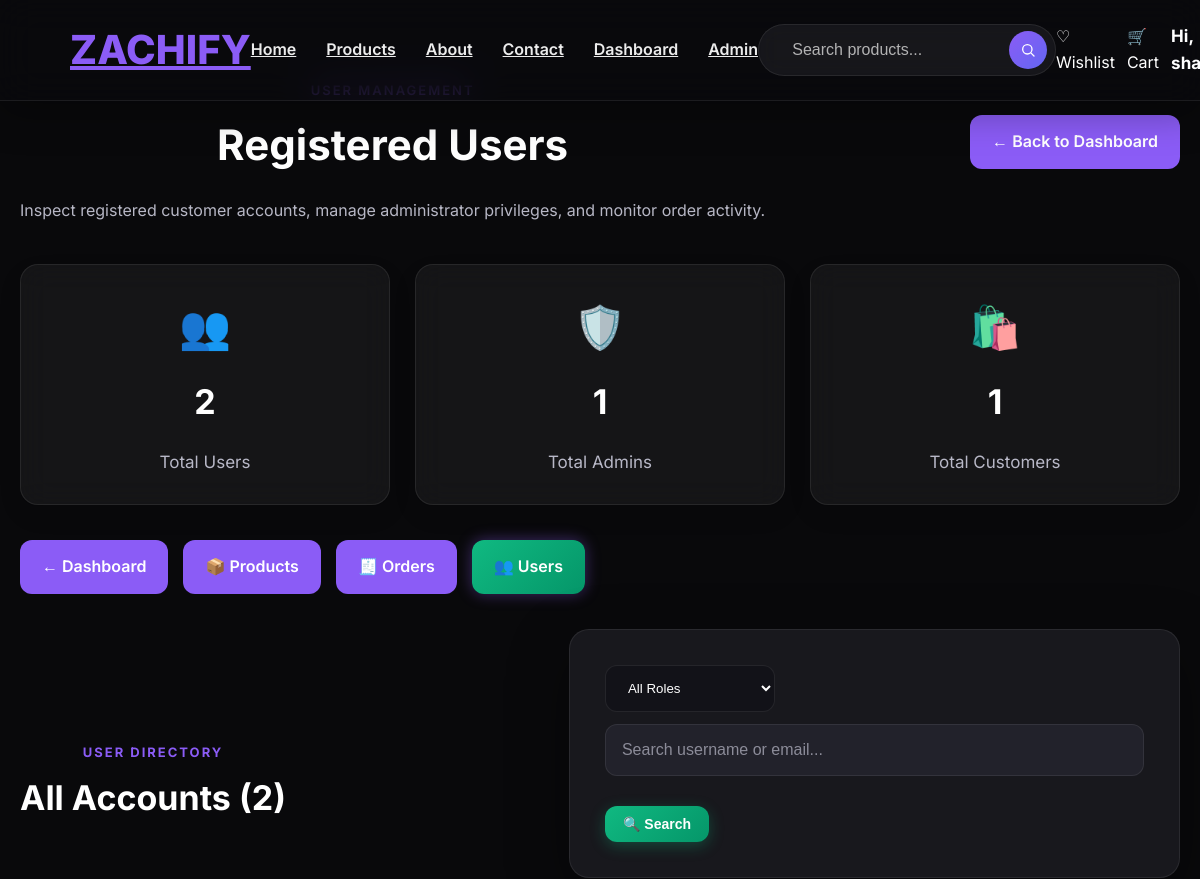
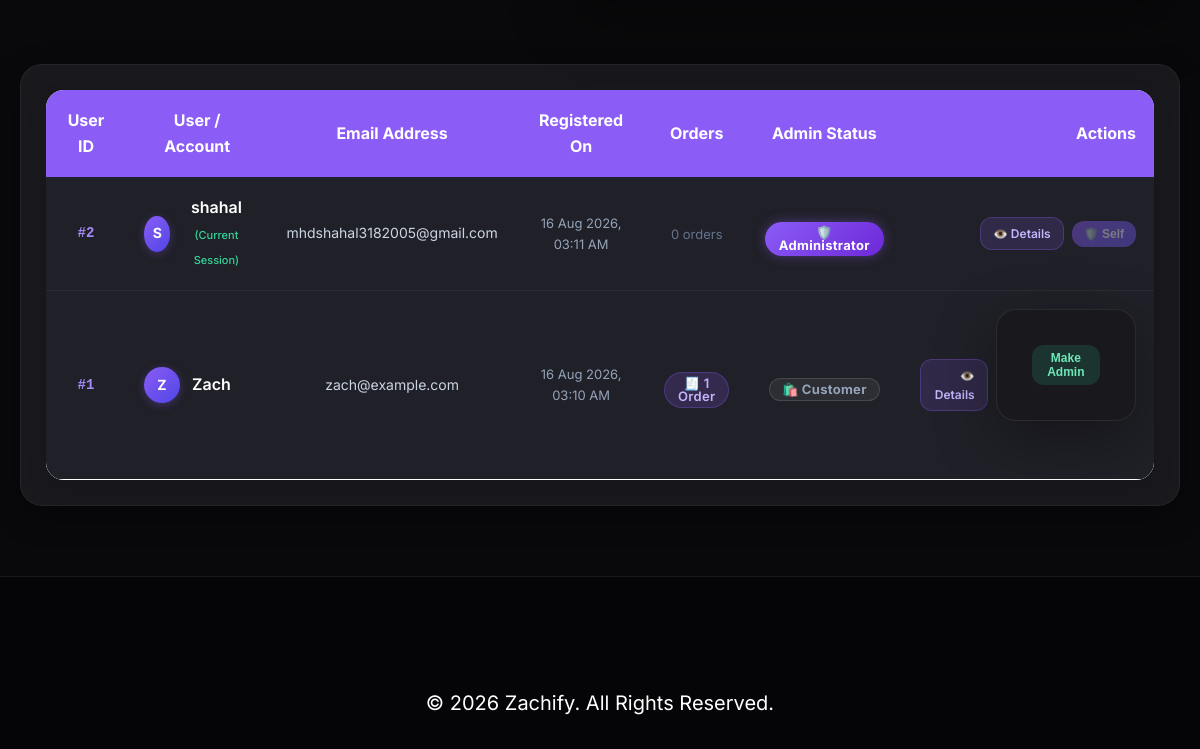
The app's page /admin/users (signed in), older data (2 pictures, top to bottom).
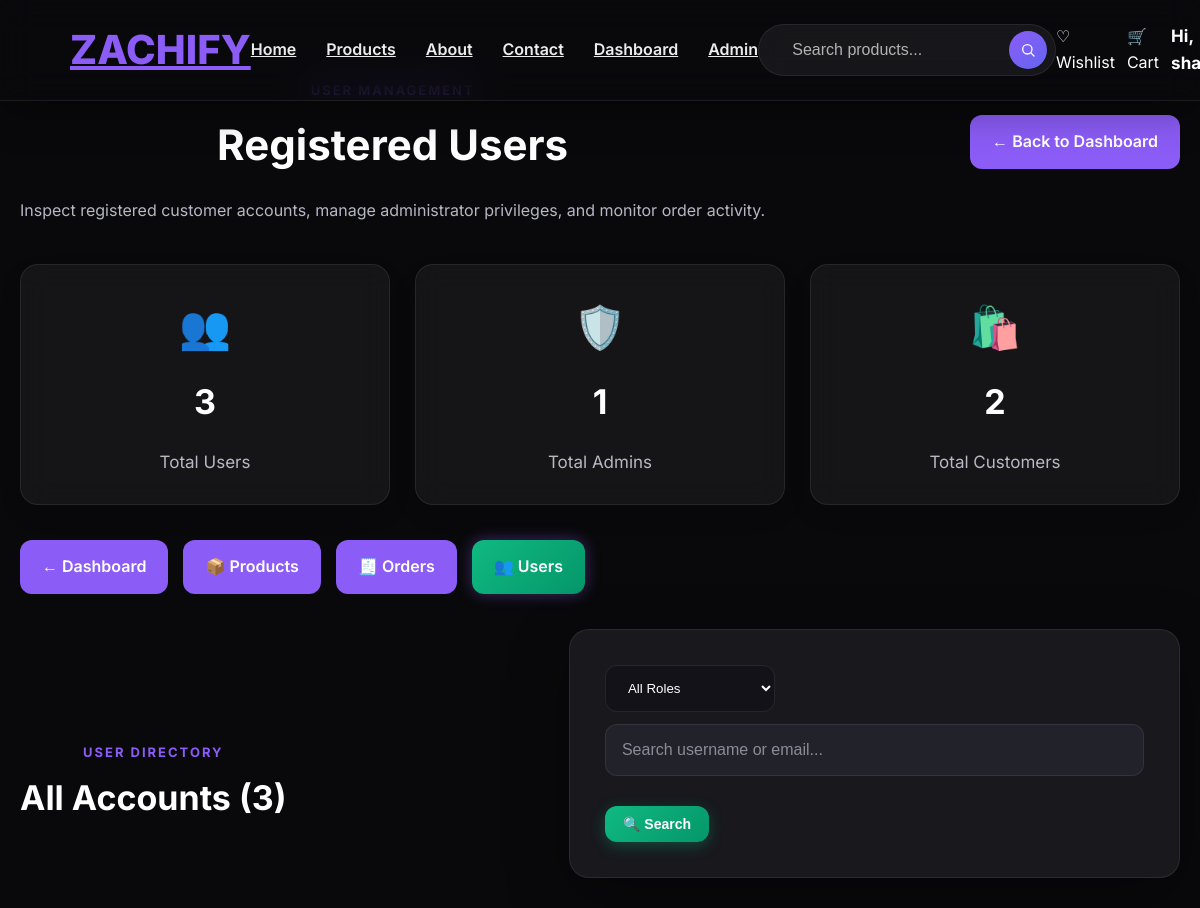
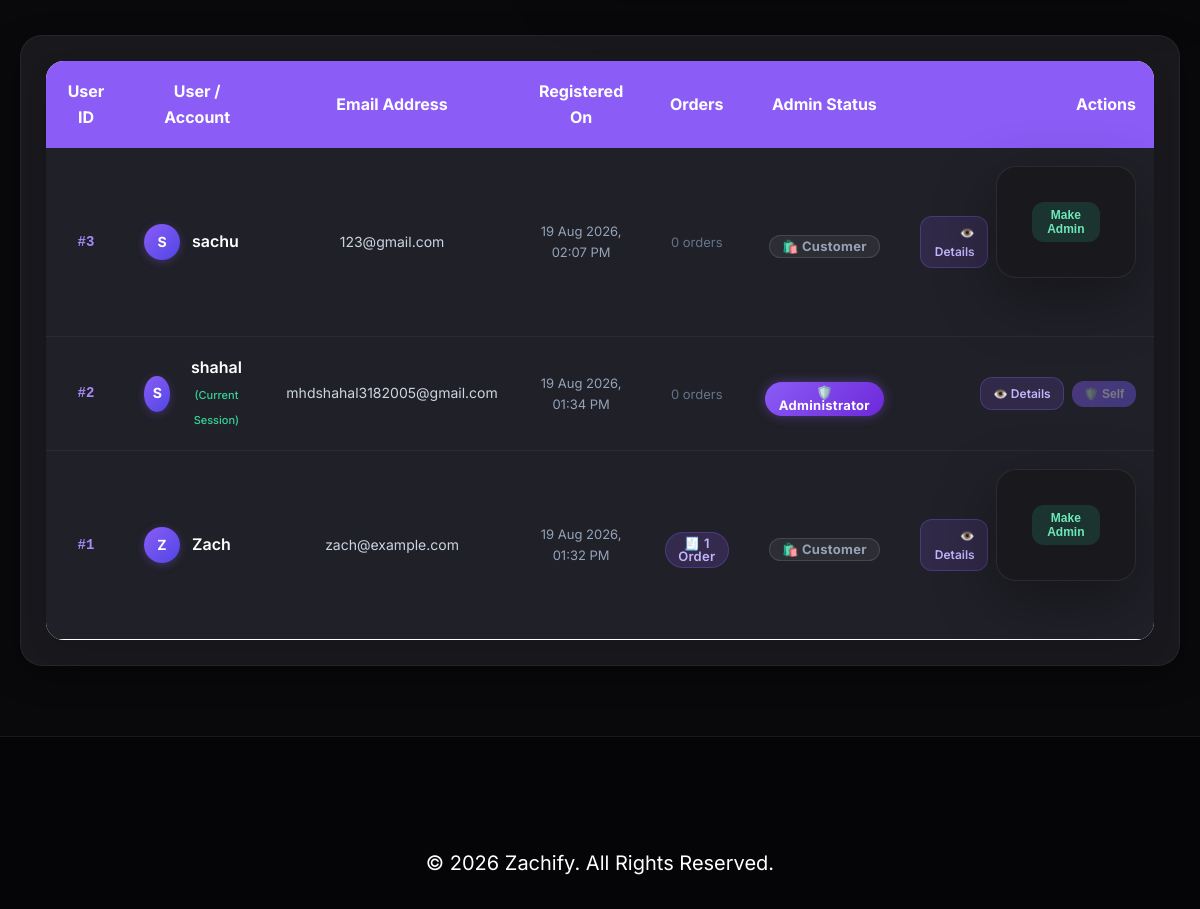
The same page, newer data (2 pictures, top to bottom).
### app.py (models this page shows)
class User(db.Model):
    id = db.Column(db.Integer, primary_key=True)
    username = db.Column(db.String(100), nullable=False)
    email = db.Column(db.String(120), unique=True, nullable=False)
    password = db.Column(db.String(200), nullable=False)
    is_admin = db.Column(db.Boolean, default=False, nullable=False)
    created_at = db.Column(db.DateTime, default=datetime.utcnow)
    wishlists = db.relationship("Wishlist", backref="user", lazy=True, cascade="all, delete-orphan")
    orders = db.relationship("Order", backref="user", lazy=True, cascade="all, delete-orphan")
    reviews = db.relationship("Review", backref="user", lazy=True, cascade="all, delete-orphan")

### app.py (the view, shortened to what this page needs)
@app.route("/admin/users")
@admin_required
def admin_users():
    search_query = request.args.get("q", "").strip()
    role_filter = request.args.get("role", "").strip().lower()
    query = User.query
    if role_filter == "admin":
        query = query.filter(User.is_admin.is_(True))
    elif role_filter == "customer":
        query = query.filter(User.is_admin.is_(False))
    users = query.order_by(User.id.desc()).all()
    all_users = User.query.all()
    total_users = len(all_users)
    total_admins = sum(1 for u in all_users if u.is_admin)
    total_customers = total_users - total_admins
    user_order_stats = {}
    for u in users:
        user_orders = u.orders or []
        user_order_stats[u.id] = {
            "order_count": len(user_orders),
            "total_spent": sum(o.total_amount for o in user_orders),
        }
    return render_template(
        "admin_users.html",
        users=users,
        total_users=total_users,
        total_admins=total_admins,
        total_customers=total_customers,
        search_query=search_query,
        role_filter=role_filter,
        user_order_stats=user_order_stats,
    )

### app.py (called while the page is built)
def get_current_user():
    user = None
    user_id = session.get("user_id")
    if user_id:
        user = User.query.get(user_id)
    else:
        username = session.get("username")
        if username:
            user = User.query.filter_by(username=username).first()
    if user and user.email and user.email.lower() in {e.lower() for e in DEFAULT_ADMIN_EMAILS} and not user.is_admin:
        user.is_admin = True
        try:
            db.session.commit()
        except Exception:
            pass
    return user

def admin_required(f):
    @wraps(f)
    def decorated_function(*args, **kwargs):
        current_user = get_current_user()
        if not current_user:
            flash("Please login to access the admin area.", "danger")
            return redirect(url_for("login"))
        if not bool(current_user.is_admin):
            abort(403)
        return f(*args, **kwargs)
    return decorated_function

### templates/admin_users.html (shortened to what the changed rows need)
{% extends "base.html" %}
{% block content %}
<div class="admin-container">
    <div class="admin-header">
        <div>
            <h1>Registered Users</h1>
        </div>
    </div>
    <div class="dashboard-cards">
        <div class="dashboard-card">
            <div class="card-icon">👥</div>
            <h2>{{ total_users }}</h2>
            <p>Total Users</p>
        </div>
        <div class="dashboard-card">
            <h2>{{ total_admins }}</h2>
        </div>
        <div class="dashboard-card">
            <div class="card-icon">🛍️</div>
            <h2>{{ total_customers }}</h2>
            <p>Total Customers</p>
        </div>
    </div>
    <div class="section-header" style="margin-top: 24px;">
        <div>
            <p class="section-kicker">USER DIRECTORY</p>
            <h2>All Accounts ({{ users|length }})</h2>
        </div>
    </div>
    <div class="table-card">
        <table class="product-table">
            <thead>
                <tr>
                    <th style="width: 80px;">User ID</th>
                    <th>User / Account</th>
                    <th>Email Address</th>
                    <th>Registered On</th>
                    <th style="text-align: center;">Orders</th>
                    <th style="text-align: center;">Admin Status</th>
                    <th style="text-align: right;">Actions</th>
                </tr>
            </thead>
            <tbody>
                {% for user in users %}
                <tr>
                    <td style="color: #a78bfa; font-weight: 700; font-family: monospace; font-size: 14px;">
                        #{{ user.id }}
                    </td>
                    <td>
                        <div style="display: flex; align-items: center; gap: 12px;">
                            <div style="width: 36px; height: 36px; border-radius: 50%; background: linear-gradient(135deg, #8b5cf6, #4f46e5); display: flex; align-items: center; justify-content: center; font-weight: 700; color: #fff; font-size: 14px; text-transform: uppercase; box-shadow: 0 2px 8px rgba(139, 92, 246, 0.3);">
                                {{ user.username[0] if user.username else 'U' }}
                            </div>
                            <div>
                                <a href="{{ url_for('admin_user_details', user_id=user.id) }}" style="font-weight: 600; color: #ffffff; text-decoration: none; display: block; transition: color 0.2s;" onmouseover="this.style.color='#c4b5fd'" onmouseout="this.style.color='#ffffff'">
                                    {{ user.username }}
                                </a>
                                {% if current_user and current_user.id == user.id %}
                                <span style="font-size: 11px; color: #34d399; font-weight: 500;">(Current Session)</span>
                                {% endif %}
                            </div>
                        </div>
                    </td>
                    <td style="color: #cbd5e1; font-size: 14px;">
                        {{ user.email }}
                    </td>
                    <td style="color: #94a3b8; font-size: 13px;">
                        {{ user.created_at.strftime("%d %b %Y, %I:%M %p") if user.created_at else "N/A" }}
                    </td>
                    <td style="text-align: center;">
                        {% set count = user_order_stats[user.id].order_count if user_order_stats and user.id in user_order_stats else (user.orders|length if user.orders else 0) %}
                        {% if count > 0 %}
                        <span class="status-badge" style="background: rgba(139, 92, 246, 0.18); color: #c4b5fd; border: 1px solid rgba(139, 92, 246, 0.3); font-weight: 600; padding: 4px 10px;">
                            🧾 {{ count }} {{ 'Order' if count == 1 else 'Orders' }}
                        </span>
                        {% else %}
                        <span style="color: #64748b; font-size: 13px;">0 orders</span>
                        {% endif %}
                    </td>
                    <td style="text-align: center;">
                        {% if user.is_admin %}
                        <span class="status-badge" style="background: linear-gradient(135deg, #8b5cf6, #6d28d9); color: #ffffff; font-weight: 700; box-shadow: 0 0 12px rgba(139, 92, 246, 0.4); padding: 4px 12px;">
                            🛡️ Administrator
                        </span>
                        {% else %}
                        <span class="status-badge" style="background: rgba(255, 255, 255, 0.06); color: #94a3b8; border: 1px solid rgba(255, 255, 255, 0.12); padding: 4px 12px;">
                            🛍️ Customer
                        </span>
                        {% endif %}
                    </td>
                    <td style="text-align: right;">
                        <div style="display: inline-flex; gap: 8px; align-items: center;">
                            <a href="{{ url_for('admin_user_details', user_id=user.id) }}" class="quick-btn" style="padding: 6px 12px; font-size: 12px; background: rgba(139, 92, 246, 0.15); border: 1px solid rgba(139, 92, 246, 0.3); color: #c4b5fd; text-decoration: none;">
                                👁️ Details
                            </a>
                            {% if current_user and current_user.id == user.id and user.is_admin %}
                            <button disabled title="You cannot revoke your own administrator privileges." class="quick-btn" style="padding: 6px 12px; font-size: 12px; opacity: 0.4; cursor: not-allowed;">
                                🛡️ Self
                            </button>
                            {% else %}
                            <form action="{{ url_for('admin_toggle_user_status', user_id=user.id) }}" method="POST" style="display: inline;" onsubmit="return confirm('Are you sure you want to {{ 'demote ' + user.username + ' to Customer' if user.is_admin else 'promote ' + user.username + ' to Administrator' }}?');">
                                <button type="submit" class="quick-btn" style="padding: 6px 12px; font-size: 12px; background: {% if user.is_admin %}rgba(239, 68, 68, 0.15); border-color: rgba(239, 68, 68, 0.3); color: #fca5a5;{% else %}rgba(52, 211, 153, 0.15); border-color: rgba(52, 211, 153, 0.3); color: #6ee7b7;{% endif %} cursor: pointer;">
                                    {% if user.is_admin %}Demote{% else %}Make Admin{% endif %}
                                </button>
                            </form>
                            {% endif %}
                        </div>
                    </td>
                </tr>
                {% endfor %}
            </tbody>
        </table>
    </div>
</div>
{% endblock %}

### templates/base.html (shortened to what this page needs)
<!DOCTYPE html>
<html lang="en">
<head>
    <link rel="stylesheet" href="{{ url_for('static', filename='css/style.css') }}">
</head>
<body>
   <nav class="navbar">
    <div class="logo">
        <a href="/">ZACHIFY</a>
    </div>
    <ul class="nav-links">
        <li><a href="{{ url_for('home') }}">Home</a></li>
        <li><a href="{{ url_for('products') }}">Products</a></li>
        <li><a href="{{ url_for('about') }}">About</a></li>
        <li><a href="{{ url_for('contact') }}">Contact</a></li>
        {% if session.get("username") %}
            <li><a href="{{ url_for('dashboard') }}">Dashboard</a></li>
        {% endif %}
        {% if current_user and current_user.is_admin %}
            <li><a href="{{ url_for('admin') }}">Admin</a></li>
        {% endif %}
    </ul>
    <div class="search-shell">
        <form class="search-box" id="searchBoxForm" action="{{ url_for('search') }}" method="get">
            <div class="search-input-wrap">
                <input id="searchInput" type="text" name="q" placeholder="Search products..." value="{{ request.args.get('q', '') }}" autocomplete="off">
            </div>
            <button type="submit" aria-label="Search products">
                <svg viewBox="0 0 24 24" fill="none" stroke="currentColor" stroke-width="2" stroke-linecap="round" stroke-linejoin="round">
                    <circle cx="11" cy="11" r="7"></circle>
                    <line x1="21" y1="21" x2="16.65" y2="16.65"></line>
                </svg>
            </button>
        </form>
    </div>
    <div class="nav-right">
        <a href="{{ url_for('wishlist_page') }}" class="cart-link wishlist-link" style="position: relative; display: inline-flex; align-items: center; text-decoration: none;">
            ♡ Wishlist
        </a>
        <a href="{{ url_for('cart') }}" class="cart-link" style="position: relative; display: inline-flex; align-items: center; text-decoration: none;">
            🛒 Cart
        </a>
        {% if session.get("username") %}
            <span class="welcome-user">
                Hi, {{ session["username"] }}
            </span>
        {% else %}
            <a href="{{ url_for('register') }}" class="register-btn">Register</a>
            <a href="{{ url_for('login') }}" class="login-btn">Login</a>
        {% endif %}
    </div>
</nav>
    {% block content %}
    {% endblock %}
    <footer class="footer">
        <p>&copy; 2026 Zachify. All Rights Reserved.</p>
    </footer>
</body>
</html>

Row changes from the older to the newer data that the page shows:
changed User "shahal": created_at "16 Aug 2026, 03:11 AM" → "19 Aug 2026, 01:34 PM"
added User: id "3", username "S", username "sachu", email "123@gmail.com", created_at "19 Aug 2026, 02:07 PM", shows "0 orders", is_admin "🛍️ Customer"
changed User "Zach": created_at "16 Aug 2026, 03:10 AM" → "19 Aug 2026, 01:32 PM"
Text that changed along with them:
{{ total_users }}: "2" → "3"
{{ total_customers }}: "1" → "2"
{{ users|length }}: "2" → "3"
